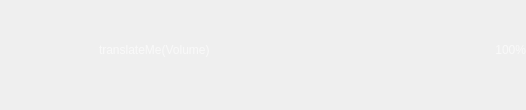
<?xml version="1.0" encoding="UTF-8"?>
<ui version="4.0">
 <class>m_Window</class>
 <widget class="QWidget" name="m_Window">
  <property name="geometry">
   <rect>
    <x>0</x>
    <y>0</y>
    <width>526</width>
    <height>110</height>
   </rect>
  </property>
  <property name="sizePolicy">
   <sizepolicy hsizetype="Expanding" vsizetype="Expanding">
    <horstretch>0</horstretch>
    <verstretch>0</verstretch>
   </sizepolicy>
  </property>
  <property name="palette">
   <palette>
    <active>
     <colorrole role="WindowText">
      <brush brushstyle="SolidPattern">
       <color alpha="255">
        <red>249</red>
        <green>249</green>
        <blue>249</blue>
       </color>
      </brush>
     </colorrole>
    </active>
    <inactive>
     <colorrole role="WindowText">
      <brush brushstyle="SolidPattern">
       <color alpha="255">
        <red>249</red>
        <green>249</green>
        <blue>249</blue>
       </color>
      </brush>
     </colorrole>
    </inactive>
    <disabled>
     <colorrole role="WindowText">
      <brush brushstyle="SolidPattern">
       <color alpha="255">
        <red>120</red>
        <green>120</green>
        <blue>120</blue>
       </color>
      </brush>
     </colorrole>
    </disabled>
   </palette>
  </property>
  <layout class="QHBoxLayout" name="horizontalLayout">
   <property name="spacing">
    <number>0</number>
   </property>
   <property name="leftMargin">
    <number>0</number>
   </property>
   <property name="topMargin">
    <number>0</number>
   </property>
   <property name="rightMargin">
    <number>0</number>
   </property>
   <property name="bottomMargin">
    <number>0</number>
   </property>
   <item>
    <widget class="COsdImage" name="m_CentralContainer" native="true">
     <property name="imageParams" stdset="0">
      <string notr="true">type=&quot;file&quot; src=&quot;img/osd/sliders/osd_vol_back.png&quot;</string>
     </property>
     <layout class="QGridLayout" name="gridLayout">
      <property name="rightMargin">
       <number>0</number>
      </property>
      <item row="2" column="2">
       <spacer name="spacer_2">
        <property name="orientation">
         <enum>Qt::Vertical</enum>
        </property>
        <property name="sizeType">
         <enum>QSizePolicy::Fixed</enum>
        </property>
        <property name="sizeHint" stdset="0">
         <size>
          <width>20</width>
          <height>30</height>
         </size>
        </property>
       </spacer>
      </item>
      <item row="0" column="0">
       <spacer name="spacer">
        <property name="orientation">
         <enum>Qt::Horizontal</enum>
        </property>
        <property name="sizeType">
         <enum>QSizePolicy::Fixed</enum>
        </property>
        <property name="sizeHint" stdset="0">
         <size>
          <width>90</width>
          <height>20</height>
         </size>
        </property>
       </spacer>
      </item>
      <item row="0" column="1" colspan="3">
       <layout class="QHBoxLayout" name="horizontalLayout_2">
        <property name="spacing">
         <number>0</number>
        </property>
        <property name="leftMargin">
         <number>0</number>
        </property>
        <property name="rightMargin">
         <number>0</number>
        </property>
        <item>
         <widget class="CSkinOneLineText" name="m_Text">
          <property name="sizePolicy">
           <sizepolicy hsizetype="Expanding" vsizetype="Minimum">
            <horstretch>0</horstretch>
            <verstretch>0</verstretch>
           </sizepolicy>
          </property>
          <property name="text">
           <string>translateMe(Volume)</string>
          </property>
          <property name="alignment">
           <set>Qt::AlignBottom|Qt::AlignLeading|Qt::AlignLeft</set>
          </property>
          <property name="glow" stdset="0">
           <string>glow=&quot;3&quot; samples=&quot;4&quot; color=&quot;0x50000000&quot;</string>
          </property>
          <property name="marginLeft" stdset="0">
           <number>5</number>
          </property>
         </widget>
        </item>
        <item>
         <widget class="CSkinOneLineText" name="m_Value">
          <property name="sizePolicy">
           <sizepolicy hsizetype="Minimum" vsizetype="Minimum">
            <horstretch>0</horstretch>
            <verstretch>0</verstretch>
           </sizepolicy>
          </property>
          <property name="text">
           <string notr="true">100%</string>
          </property>
          <property name="alignment">
           <set>Qt::AlignBottom|Qt::AlignRight|Qt::AlignTrailing</set>
          </property>
          <property name="glow" stdset="0">
           <string notr="true">glow=&quot;3&quot; samples=&quot;4&quot; color=&quot;0x50000000&quot;</string>
          </property>
          <property name="marginRight" stdset="0">
           <number>5</number>
          </property>
         </widget>
        </item>
       </layout>
      </item>
      <item row="1" column="1" colspan="3">
       <widget class="COsdImage" name="m_Cursor" native="true">
        <property name="sizePolicy">
         <sizepolicy hsizetype="Preferred" vsizetype="Fixed">
          <horstretch>0</horstretch>
          <verstretch>0</verstretch>
         </sizepolicy>
        </property>
        <property name="minimumSize">
         <size>
          <width>0</width>
          <height>8</height>
         </size>
        </property>
        <property name="maximumSize">
         <size>
          <width>16777215</width>
          <height>8</height>
         </size>
        </property>
        <property name="imageParams" stdset="0">
         <string notr="true">type=&quot;file&quot; src=&quot;img/osd/sliders/osd_vol_up.png&quot;</string>
        </property>
       </widget>
      </item>
     </layout>
    </widget>
   </item>
  </layout>
 </widget>
 <customwidgets>
  <customwidget>
   <class>COsdImage</class>
   <extends>QWidget</extends>
   <header>osdimage.h</header>
   <container>1</container>
  </customwidget>
  <customwidget>
   <class>CSkinOneLineText</class>
   <extends>QLabel</extends>
   <header>skinonelinetext.h</header>
  </customwidget>
 </customwidgets>
 <resources/>
 <connections/>
</ui>
